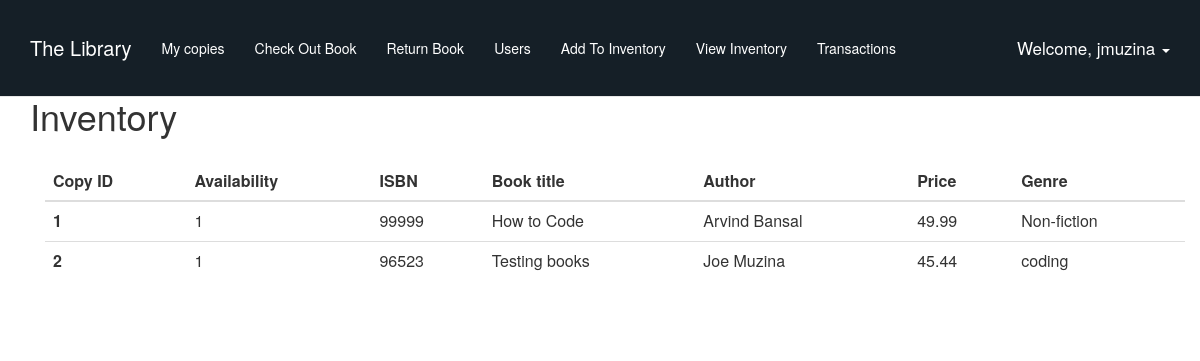
The page /inventory/ (signed in) on the database as committed earlier.
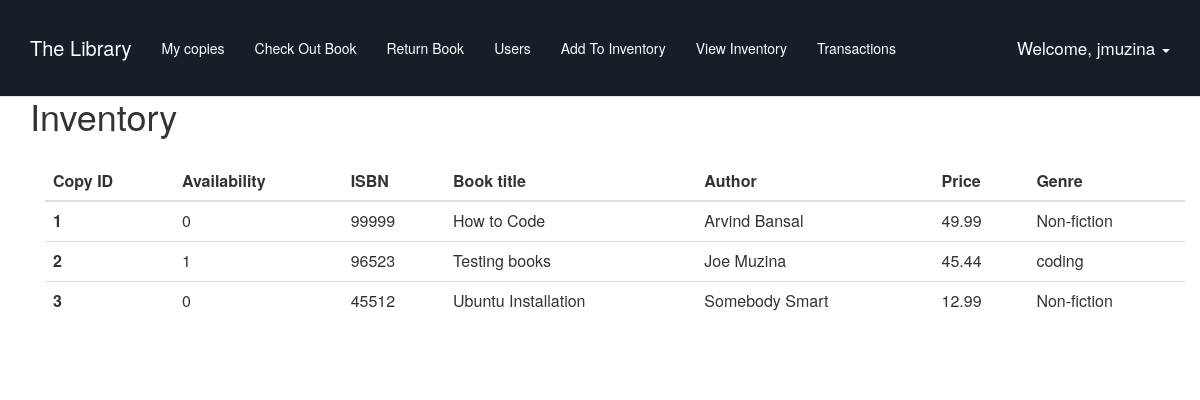
The same page on the database as committed later.
### tables this page shows
CREATE TABLE `copies` (
  `copy_id` INTEGER NOT NULL PRIMARY KEY AUTOINCREMENT,
  `availability` INTEGER,
  `isbn` INTEGER,
  FOREIGN KEY(isbn) REFERENCES books(isbn)
);

CREATE TABLE `books` (
  `isbn` INTEGER NOT NULL PRIMARY KEY,
  `book_name` VARCHAR(255),
  `book_price` NUMERIC,
  `author` VARCHAR(255),
  `genre` VARCHAR(255)
);

### manage.py (the view)
@app.route("/inventory/",  methods=['GET', 'POST'])
@login_required
def inventory():
    inv_dict = functions.show_inventory()
    return render_template('inventory.html', username=session['username'], inventory = inv_dict)

### utils/functions.py (called while the page is built)
def get_database_connection():
    import sqlite3
    sqlite_file = 'database.db'
    file_exists = os.path.isfile(sqlite_file)
    conn = sqlite3.connect(sqlite_file)
    if not file_exists:
        create_sqlite_tables(conn)
    if os.stat(sqlite_file).st_size == 0:
        create_sqlite_tables(conn)
    return conn

def show_inventory():
    conn = get_database_connection()
    try:
        cursor = conn.cursor()
        cursor.execute("SELECT * FROM copies INNER JOIN books ON copies.isbn = books.isbn")
        results = cursor.fetchall()
        conn.commit()
        cursor.close()
        return results
    except:
        cursor.close()

### templates/inventory.html
{% extends "index.html" %}
{% block content %}
<div class="container">
    <h1>Inventory</h1>
    <div class="container">
        <table class="table" , id="transactions">
            <thead>
                <tr>
                    <th scope="col">Copy ID</th>
                    <th scope="col">Availability</th>
                    <th scope="col">ISBN</th>
                    <th scope="col">Book title</th>
                    <th scope="col">Author</th>
                    <th scope="col">Price</th>
                    <th scope="col">Genre</th>
                </tr>
            </thead>
            <tbody>
                {% for copy in inventory %}
                    <tr>
                        <th scope="row">{{copy[0]}}</th>
                            <td>{{copy[1]}}</td>
                            <td>{{copy[2]}}</td>
                            <td>{{copy[4]}}</td>
                            <td>{{copy[6]}}</td>
                            <td>{{copy[5]}}</td>
                            <td>{{copy[7]}}</td>
                    </tr>
                {% endfor %}
            </tbody>
        </table>
    </div>
</div>
{% endblock %}

Rows that differ between the two databases and show on the page:
changed copies "How to Code": availability "1" → "0"
added copies: copy_id "3", availability "0", isbn "45512", book_name "Ubuntu Installation", author "Somebody Smart", book_price "12.99", genre "Non-fiction"
